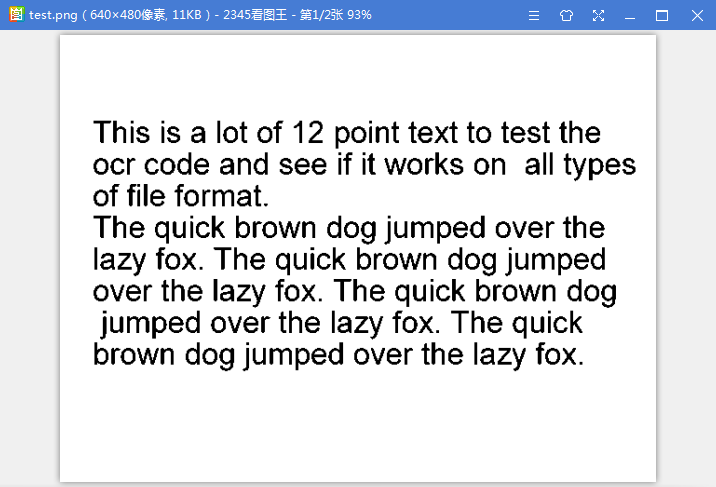
#> input picture python/a.png, 716 x 487 px, found by its file name; the run also reads 1 picture not shown here
$ python '图像对比.py'   (older library calls are emulated)
#> lines starting #> are read from the running program, lines starting #| are printed output that depends on the picture; long printed decimals are rounded
# -*- coding: utf-8 -*-
# !/usr/bin/env python
# @Time    : 2018/11/17 14:52
# @Author  : xhh
# @Desc    : 余弦相似度计算
# @File    : difference_image_consin.py
# @Software: PyCharm
# pip install opencv-python
from PIL import Image
from numpy import average, dot, linalg

# 对图片进行统一化处理
def get_thum(image, size=(64,64), greyscale=False):
    # 利用image对图像大小重新设置, Image.ANTIALIAS为高质量的
    image = image.resize(size, Image.ANTIALIAS)
    if greyscale:
        # 将图片转换为L模式，其为灰度图，其每个像素用8个bit表示
        image = image.convert('L')
    return image

# 计算图片的余弦距离
def image_similarity_vectors_via_numpy(i1, i2):
    image1 = get_thum(i1)
    image2 = get_thum(i2)
    images = [image1, image2]
    vectors = []
    norms = []
    for image in images:
        vector = []
        for pixel_tuple in image.getdata():
            vector.append(average(pixel_tuple))
        vectors.append(vector)
        # linalg=linear（线性）+algebra（代数），norm则表示范数
        # 求图片的范数？？
        norms.append(linalg.norm(vector, 2))
    a, b = vectors
    a_norm, b_norm = norms
    # dot返回的是点积，对二维数组（矩阵）进行计算
    res = dot(a / a_norm, b / b_norm)
    return res

def comp_cosin(img1, img2):
#> called with img1 = 'D:\\python\\a.png', img2 = 'D:\\python\\b.png'
 image1 = Image.open(img1)
#> image1 is the input picture: PIL image 716x487 RGB; mean R, G, B 222.3, 225.4, 230.4
 image2 = Image.open(img2)
 cosin = image_similarity_vectors_via_numpy(image1, image2)
#> in get_thum, `image = image.resize(size, Image.ANTIALIAS)`:
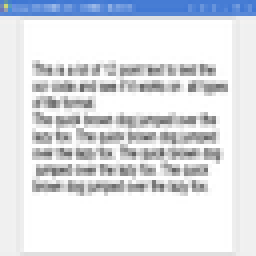
#> image: PIL image 64x64 RGB (shown 4 times larger); mean R, G, B 221.5, 224.6, 229.6
#> the loop in image_similarity_vectors_via_numpy, `for image in images:` made 2 passes
#> after the loop in image_similarity_vectors_via_numpy, `for image in images:`: norms = [14655.7, 15017.6]; vectors = 2 items
#> in image_similarity_vectors_via_numpy, `a, b = vectors`: a = 4096 values, max 255 at index 326, min 96 at index 2715, mean 225.2; b = 4096 values, max 255 at index 326, min 135.8 at index 2715, mean 232.6
#> in image_similarity_vectors_via_numpy, `a_norm, b_norm = norms`: a_norm = 14655.7; b_norm = 15017.6
#> in image_similarity_vectors_via_numpy, `res = dot(a / a_norm, b / b_norm)`: res = 0.999
#> cosin = 0.999
 print('图片余弦相似度',cosin)
#| 图片余弦相似度 0.9988
 '把图片表示成一个向量，通过计算向量之间的余弦距离来表征两张图片的相似度'


"""
利用SSIM（结构相似度度量）计算图片的相似度

是一种全参考的图像质量评价指标，分别从亮度、对比度、结构三个方面度量图像相似性。

SSIM取值范围[0, 1]，值越大，表示图像失真越小。

在实际应用中，可以利用滑动窗将图像分块，令分块总数为N，考虑到窗口形状对分块的影响，采用高斯加权计算每一窗口的均值、方差以及协方差，然后计算对应块的结构相似度SSIM，最后将平均值作为两图像的结构相似性度量，即平均结构相似性SSIM
"""
"""
# -*- coding: utf-8 -*-
# !/usr/bin/env python
# @Time    : 2018/11/17 14:26
# @Author  : xhh
# @Desc    : 结构相似度量，计算图片之间的相似度
# @File    : difference_image_ssim.py
# @Software: PyCharm
# pip install scikit-image
from skimage.measure import compare_ssim
from scipy.misc import imread
import numpy as np

# 读取图片
def comp_ssim(i1, i2):
 img1 = imread(i1)
 img2 = imread(i2)
 img2 = np.resize(img2, (img1.shape[0], img1.shape[1], img1.shape[2]))
 print(img1.shape)
 print(img2.shape)
 ssim =  compare_ssim(img1, img2, multichannel = True)
 print('ssim比较', ssim)
"""

"""
通过直方图计算
直方图过于简单，只能捕捉颜色信息的相似性，捕捉不到更多的信息。只要颜色分布相似，就会判定二者相似度较高。
"""

# -*- coding: utf-8 -*-
# !/usr/bin/env python
# @Time    : 2018/11/17 16:04
# @Author  : xhh
# @Desc    : 通过直方图计算图片的相似度
# @File    : difference_image_hist.py
# @Software: PyCharm
from PIL import Image

# 将图片转化为RGB
def make_regalur_image(img, size=(64, 64)):
#> called with size = (64, 64)
    gray_image = img.resize(size).convert('RGB')
    return gray_image

# 计算直方图
def hist_similar(lh, rh):
    assert len(lh) == len(rh)
    hist = sum(1 - (0 if l == r else float(abs(l-r))/max(l,r))for l, r in zip(lh, rh))/len(lh)
#> hist = 0.864
    return hist

# 计算相似度
def calc_similar(li, ri):
    calc_sim = hist_similar(li.histogram(), ri.histogram())
#> calc_sim = 0.864
    return calc_sim

def comp_similar(img1, img2):
    image1 = Image.open(img1)
    image1 = make_regalur_image(image1)
    image2 = Image.open(img2)
    image2 = make_regalur_image(image2)
    print("图片间的相似度为",calc_similar(image1, image2))
#| 图片间的相似度为 0.8639


"""
感知哈希算法是一类算法的总称，包括aHash、pHash、dHash。顾名思义，感知哈希不是以严格的方式计算Hash值，而是以更加相对的方式计算哈希值，因为“相似”与否，就是一种相对的判定。

aHash：平均值哈希。速度比较快，但是常常不太精确。
pHash：感知哈希。精确度比较高，但是速度方面较差一些。
dHash：差异值哈希。精确度较高，且速度也非常快
注意： 但是在下面我用了ahash和dhash得到的哈希值都是一样的，我就有点懵逼了！！！

计算图片的hanming距离步骤（代码里面有介绍）：

先将图片压缩成8*8的小图
将图片转化为灰度图
计算图片的Hash值，这里的hash值是64位，或者是32位01字符串
将上面的hash值转换为16位的
通过hash值来计算汉明距离
"""


# -*- coding: utf-8 -*-
# !/usr/bin/env python
# @Time    : 2018/11/16 15:40
# @Author  : xhh
# @Desc    : 图片的hash算法
# @File    : image_3hash.py
# @Software: PyCharm
import cv2

# 均值哈希算法
def ahash(image):
    # 将图片缩放为8*8的
    image =  cv2.resize(image, (8,8), interpolation=cv2.INTER_CUBIC)
    # 将图片转化为灰度图
    gray = cv2.cvtColor(image, cv2.COLOR_RGB2GRAY)
    # s为像素和初始灰度值，hash_str为哈希值初始值
    s = 0
    ahash_str = ''
    # 遍历像素累加和
    for i in range(8):
        for j in range(8):
            s = s+gray[i, j]
    # 计算像素平均值
    avg = s/64
    # 灰度大于平均值为1相反为0，得到图片的平均哈希值，此时得到的hash值为64位的01字符串
    ahash_str  = ''
    for i in range(8):
        for j in range(8):
            if gray[i,j]>avg:
                ahash_str = ahash_str + '1'
            else:
                ahash_str = ahash_str + '0'
    result = ''
    for i in range(0, 64, 4):
        result += ''.join('%x' % int(ahash_str[i: i + 4], 2))
    # print("ahash值：",result)
    return result

# 差异值哈希算法
def dhash(image):
    # 将图片转化为8*8
    image = cv2.resize(image,(9,8),interpolation=cv2.INTER_CUBIC )
    # 将图片转化为灰度图
    gray = cv2.cvtColor(image, cv2.COLOR_RGB2GRAY)
    dhash_str = ''
    for i in range(8):
        for j in range(8):
            if gray[i,j]>gray[i, j+1]:
                dhash_str = dhash_str + '1'
            else:
                dhash_str = dhash_str + '0'
    result = ''
    for i in range(0, 64, 4):
        result += ''.join('%x'%int(dhash_str[i: i+4],2))
    # print("dhash值",result)
    return result

# 计算两个哈希值之间的差异
def campHash(hash1, hash2):
    n = 0
    # hash长度不同返回-1,此时不能比较
    if len(hash1) != len(hash2):
        return -1
    # 如果hash长度相同遍历长度
    for i in range(len(hash1)):
        if hash1[i] != hash2[i]:
            n = n+1
    return n

def comp_hash(i1, i2):
#> called with i1 = 'D:\\python\\a.png', i2 = 'D:\\python\\b.png'
 img1 = i1
 img2 = i2
 img1 = cv2.imread(img1)
 img2 = cv2.imread(img2)

 hash1 = ahash(img1)
#> after the loop in ahash, `for i in range(8):`: s = 15441
#> in ahash, `avg = s/64`: avg = 241.3
#> hash1 = '007e7e7e3a7e7e7e'
 print('img1的ahash值',hash1)
#| img1的ahash值 007e7e7e3a7e7e7e
 hash2= dhash(img1)
#> hash2 = '8001090101010101'
 print('img1的dhash值',hash2)
#| img1的dhash值 8001090101010101
 hash3= ahash(img2)
#> hash3 = '007e7e7e3a7e7e7e'
 print('img2的ahash值',hash3)
#| img2的ahash值 007e7e7e3a7e7e7e
 hash4= dhash(img2)
#> hash4 = 'a0010b0111050101'
 print('img2的dhash值',hash4)
#| img2的dhash值 a0010b0111050101
 camphash1 = campHash(hash1, hash3)
#> camphash1 = 0
 camphash2= campHash(hash2, hash4)
#> camphash2 = 4
 print("ahash均值哈希相似度：",camphash1)
#| ahash均值哈希相似度： 0
 print("dhash差异哈希相似度：",camphash2)
#| dhash差异哈希相似度： 4


from PIL import Image
import math
import operator
from functools import reduce

def image_contrast(img1, img2):

#> called with img1 = 'D:\\python\\a.png', img2 = 'D:\\python\\b.png'
    image1 = Image.open(img1)
    image2 = Image.open(img2)

    h1 = image1.histogram()
#> h1 = 768 values, max 231208 at index 767, min 13 at index 370, mean 1362.1
    h2 = image2.histogram()
#> h2 = 1024 values, max 348692 at index 1023, min 0 at index 768, mean 1362.1

    result = math.sqrt(reduce(operator.add,  list(map(lambda a, b: (a-b)**2, h1, h2)))/len(h1))
#> result = 1887.3
    return result

if __name__ == '__main__':
 img1 = r'D:\python\a.png'
 img2 = r'D:\python\b.png'
 comp_cosin(img1, img2)
 #comp_ssim(img1, img2)
 comp_similar(img1, img2)
 comp_hash(img1, img2)
 print(image_contrast(img1, img2))
